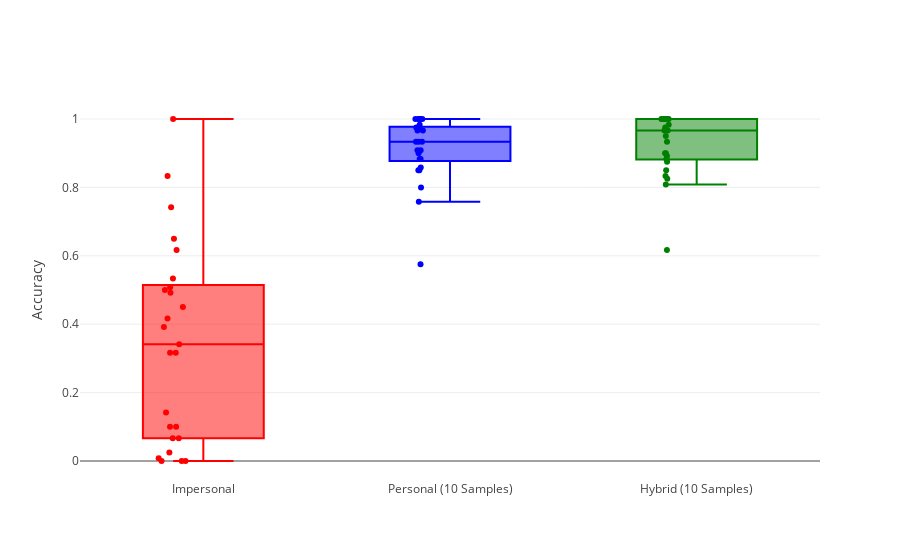

The notebook cell this image was saved under:
### Code cell
trace0 = go.Box(
    y=results_df_10['impersonal accuracies M'],
    name='Impersonal',
    marker=dict(
        color='red',
    ),
    boxpoints='all',
    jitter=0.3,
    pointpos=-0.5
)

trace1 = go.Box(
    y=results_df_10['personal accuracies M'],
    name='Personal (10 Samples)',
    marker=dict(
        color='blue',
    ),
    boxpoints='all',
    jitter=0.1,
    pointpos=-0.5
)

trace2 = go.Box(
    y=results_df_10['hybrid accuracies M'],
    name='Hybrid (10 Samples)',
    marker=dict(
        color='green',
    ),
    boxpoints='all',
    jitter=0.1,
    pointpos=-0.5
)
data = [trace0, trace1, trace2]
layout = go.Layout(yaxis=dict(title="Accuracy"), showlegend=False)
fig=go.Figure(data=data,layout=layout)
iplot(fig)

### Figure 1 — Plotly figure (JSON) as saved in the notebook; plotly's stock layout.template omitted (floating-point values rounded to 4 significant figures)
{"data": [{"boxpoints": "all", "jitter": 0.3, "marker": {"color": "red"}, "name": "Impersonal", "pointpos": -0.5, "type": "box", "y": [0.65, 0, 0.45, 0.4167, 0.06667, 1, 0.5333, 0, 0.025, 0.5, 0.008333, 0.06667, 0, 0.8333, 0.1, 0.3417, 0.3167, 0.6167, 0.1417, 0.7417, 0.3167, 0.4917, 0.5083, 0.3917, 0.1]}, {"boxpoints": "all", "jitter": 0.1, "marker": {"color": "blue"}, "name": "Personal (10 Samples)", "pointpos": -0.5, "type": "box", "y": [0.8833, 1, 0.85, 0.9, 0.8833, 1, 0.9667, 1, 0.9333, 0.975, 1, 0.9667, 1, 0.9083, 0.85, 0.8583, 0.575, 0.975, 0.9083, 0.975, 0.9833, 0.8, 0.9333, 0.7583, 0.9333]}, {"boxpoints": "all", "jitter": 0.1, "marker": {"color": "green"}, "name": "Hybrid (10 Samples)", "pointpos": -0.5, "type": "box", "y": [0.8833, 1, 0.825, 0.875, 0.9, 1, 0.9667, 1, 0.9333, 0.9667, 1, 1, 1, 0.975, 0.85, 0.8917, 0.6167, 1, 1, 0.9833, 1, 0.8083, 0.95, 0.8333, 0.9]}], "layout": {"showlegend": false, "yaxis": {"title": "Accuracy"}}}
